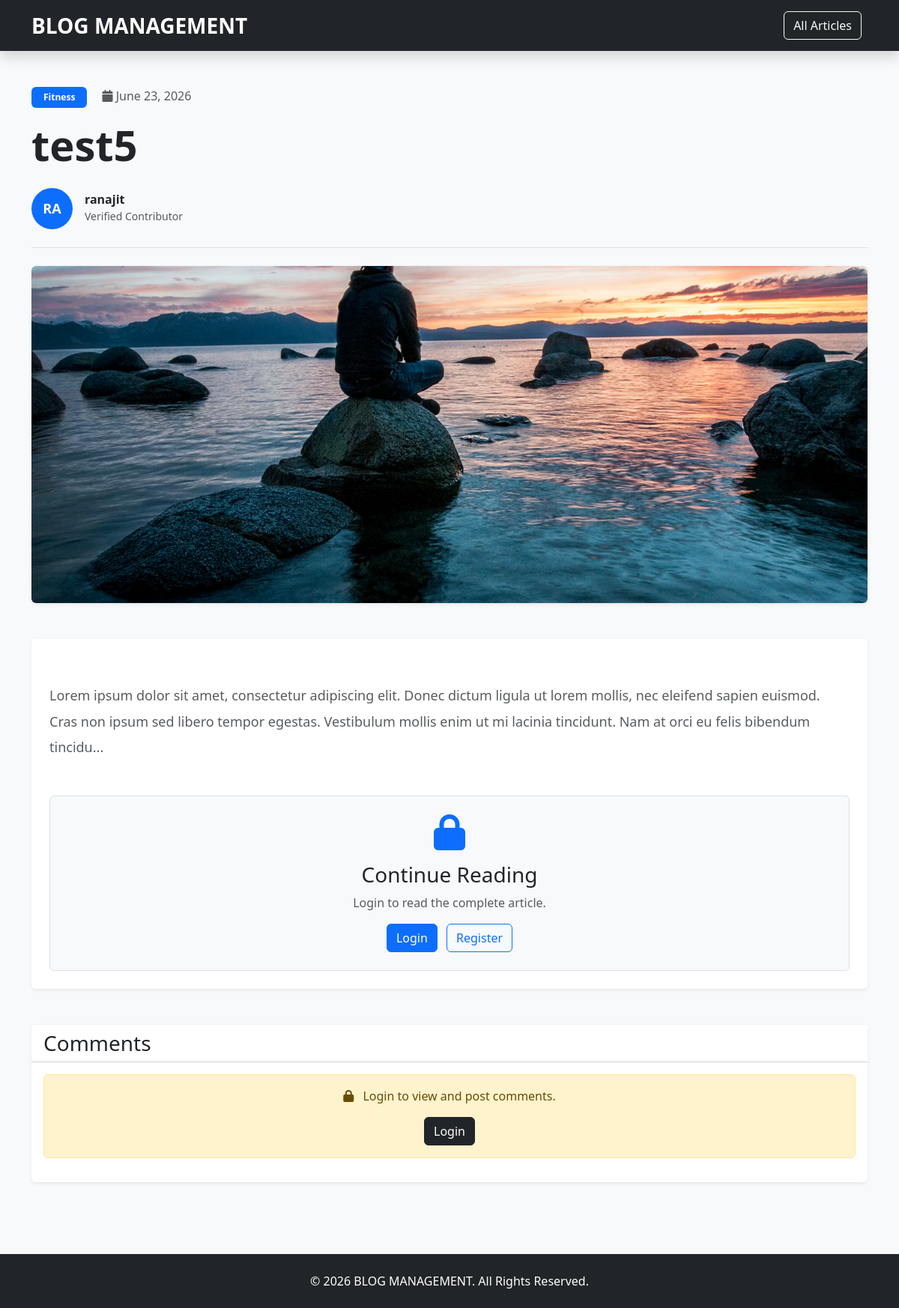
The page /frontend/single-blog.php?slug=test5-1782192701 on the database its author committed.
### tables this page shows
CREATE TABLE `blogs` (
  `id` int NOT NULL,
  `user_id` int NOT NULL,
  `category_id` int NOT NULL,
  `title` varchar(255) NOT NULL,
  `slug` varchar(255) NOT NULL,
  `thumbnail` varchar(255) NOT NULL,
  `description` text NOT NULL,
  `status` enum('pending','approved','rejected','hidden') DEFAULT 'pending',
  `created_at` timestamp NULL DEFAULT CURRENT_TIMESTAMP
);

CREATE TABLE `categories` (
  `id` int NOT NULL,
  `category_name` varchar(255) NOT NULL,
  `slug` varchar(255) NOT NULL,
  `created_at` timestamp NULL DEFAULT CURRENT_TIMESTAMP
);

CREATE TABLE `users` (
  `id` int NOT NULL,
  `name` varchar(255) NOT NULL,
  `email` varchar(255) NOT NULL,
  `password` varchar(255) NOT NULL,
  `role` enum('admin','author') NOT NULL DEFAULT 'author',
  `created_at` timestamp NULL DEFAULT CURRENT_TIMESTAMP
);

### frontend/single-blog.php (the view, shortened to what this page needs)
<?php
require_once '../config/db.php';
$slug = isset($_GET['slug']) ? trim($_GET['slug']) : null;
$query = "SELECT b.*, u.name as author_name, c.category_name
          FROM blogs b
          LEFT JOIN users u ON b.user_id = u.id
          LEFT JOIN categories c ON b.category_id = c.id
          WHERE b.slug = ? AND b.status = 'approved'";
try {
    $stmt = $pdo->prepare($query);
    $stmt->execute([$slug]);
    $post = $stmt->fetch();
} catch (PDOException $e) {
    die("<div style='text-align:center; margin-top:100px; font-family:sans-serif;'><h2>Database Error</h2><p>" . htmlspecialchars($e->getMessage()) . "</p></div>");
}
$is_logged_in = isset($_SESSION['user_id']);
?>
<!DOCTYPE html>
<html lang="en">
<head>
    <link href="https://cdn.jsdelivr.net/npm/bootstrap@5.3.8/dist/css/bootstrap.min.css" rel="stylesheet">
    <link rel="stylesheet"
        href="https://cdnjs.cloudflare.com/ajax/libs/font-awesome/6.6.0/css/all.min.css">
</head>
<body>
    <nav class="navbar navbar-expand-lg navbar-dark bg-dark shadow sticky-top">
        <div class="container">
            <a class="navbar-brand fw-bold fs-3"
                href="../index.php">
                BLOG MANAGEMENT
            </a>
            <div>
                <a href="../index.php"
                    class="btn btn-outline-light me-2">
                    All Articles
                </a>
            </div>
        </div>
    </nav>
    <div class="container py-5">
        <div class="mb-3">
            <span class="badge bg-primary px-3 py-2">
                <?php echo htmlspecialchars($post['category_name'] ?? 'Uncategorized'); ?>
            </span>
            <span class="text-muted ms-3">
                <i class="fa fa-calendar"></i>
                <?php echo date('F d, Y', strtotime($post['created_at'])); ?>
            </span>
        </div>
        <h1 class="display-4 fw-bold mb-4">
            <?php echo htmlspecialchars($post['title']); ?>
        </h1>
        <div class="d-flex align-items-center border-bottom pb-4 mb-4">
            <div class="author-avatar rounded-circle bg-primary text-white d-flex align-items-center justify-content-center fw-bold me-3">
                <?php echo strtoupper(substr($post['author_name'] ?? 'AU', 0, 2)); ?>
            </div>
            <div>
                <h6 class="mb-0 fw-bold">
                    <?php echo htmlspecialchars($post['author_name']); ?>
                </h6>
                <small class="text-muted">
                    Verified Contributor
                </small>
            </div>
        </div>
        <div class="card shadow-sm border-0 mb-5 overflow-hidden">
            <img src="../assets/images/<?php echo htmlspecialchars($post['thumbnail']); ?>"
                class="card-img-top hero-image"
                alt="Blog Image">
        </div>
        <div class="card shadow-sm border-0 mb-5">
            <div class="card-body p-4 position-relative">
                <?php if ($is_logged_in): ?>
                    <div class="article-content">
                        <?php echo htmlspecialchars($post['description']); ?>
                    </div>
                <?php else: ?>
                    <div class="article-content text-muted">
                        <?php echo htmlspecialchars(substr($post['description'], 0, 250)); ?>...
                    </div>
                    <div class="text-center mt-5 p-4 border rounded bg-light">
                        <div class="mb-3">
                            <i class="fa-solid fa-lock fa-3x text-primary"></i>
                        </div>
                        <h3>Continue Reading</h3>
                        <p class="text-muted">
                            Login to read the complete article.
                        </p>
                        <a href="../login.php"
                            class="btn btn-primary me-2">
                            Login
                        </a>
                        <a href="../register.php"
                            class="btn btn-outline-primary">
                            Register
                        </a>
                    </div>
                <?php endif; ?>
            </div>
        </div>
        <div class="card shadow-sm border-0">
            <div class="card-header bg-white">
                <h3 class="mb-0">
                    Comments
                </h3>
            </div>
            <div class="card-body">
                <?php if ($is_logged_in): ?>
                    <form method="POST" class="mb-5">
                        <input type="hidden"
                            name="blog_id"
                            value="<?php echo $post['id']; ?>">
                        <div class="mb-3">
                            <label class="form-label fw-semibold">
                                Add Comment
                            </label>
                            <textarea name="comment_text"
                                rows="4"
                                class="form-control" style="resize: none;"
                                placeholder="Write your comment..."
                                required></textarea>
                        </div>
                        <button type="submit"
                            name="add_comment"
                            class="btn btn-primary">
                            <i class="fa fa-paper-plane"></i>
                            Post Comment
                        </button>
                    </form>
                <?php else: ?>
                    <div class="alert alert-warning text-center">
                        <i class="fa fa-lock me-2"></i>
                        Login to view and post comments.
                        <div class="mt-3">
                            <a href="../login.php"
                                class="btn btn-dark">
                                Login
                            </a>
                        </div>
                    </div>
                <?php endif; ?>
            </div>
        </div>
    </div>
    <?php include '../includes/footer.php'; ?>
</body>
</html>

### frontend/single-blog.php (style rules this page uses)
body { background: #f8f9fa; }
.hero-image { height: 450px; object-fit: cover; }
.article-content { font-size: 18px; line-height: 1.9; white-space: pre-line; }
.author-avatar { width: 55px; height: 55px; font-size: 18px; }

### rows shown on the page
blogs: category.category_name "Fitness", created_at "June 23, 2026", title "test5", user.name "RA", user.name "ranajit", thumbnail (picture), description "Lorem ipsum dolor sit amet, consectetur adipiscing elit. Donec dictum ligula ut lorem mollis, nec eleifend sapien euismod. Cras non ipsum sed libero tempor egestas. Vestibulum mollis enim ut mi lacinia tincidunt. Nam at orci eu felis bibendum tincidu"
